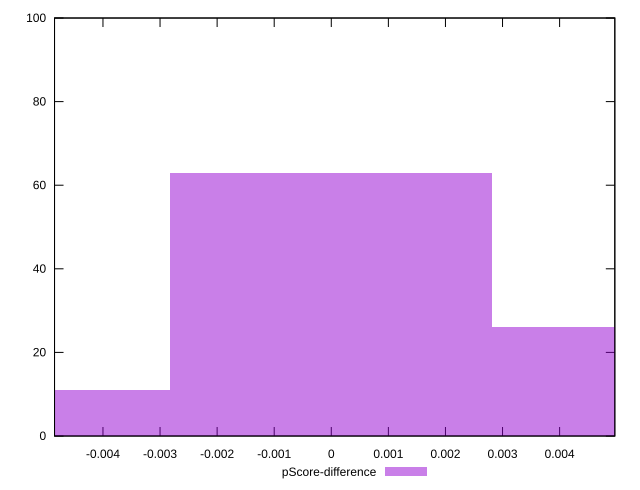

The gnuplot source for this figure:
reset

$pScoreDifference <<EOF
0 63
0.005636671293141554 26
-0.005636671293141554 11
EOF

set key outside below
set boxwidth 0.005636671293141554
set xrange [-0.004848369966931165:0.00496718683934283]
set yrange [0:100]
set trange [0:100]
set style fill transparent solid 0.5 noborder
set terminal svg size 640, 490 enhanced background rgb 'white'
set output "report_00011_2021-02-09T10:53:21.242Z/first-contentful-paint/samples/pages+cached+noadtech/pScore-difference/histogram.svg"

plot $pScoreDifference title "pScore-difference" with boxes

reset
